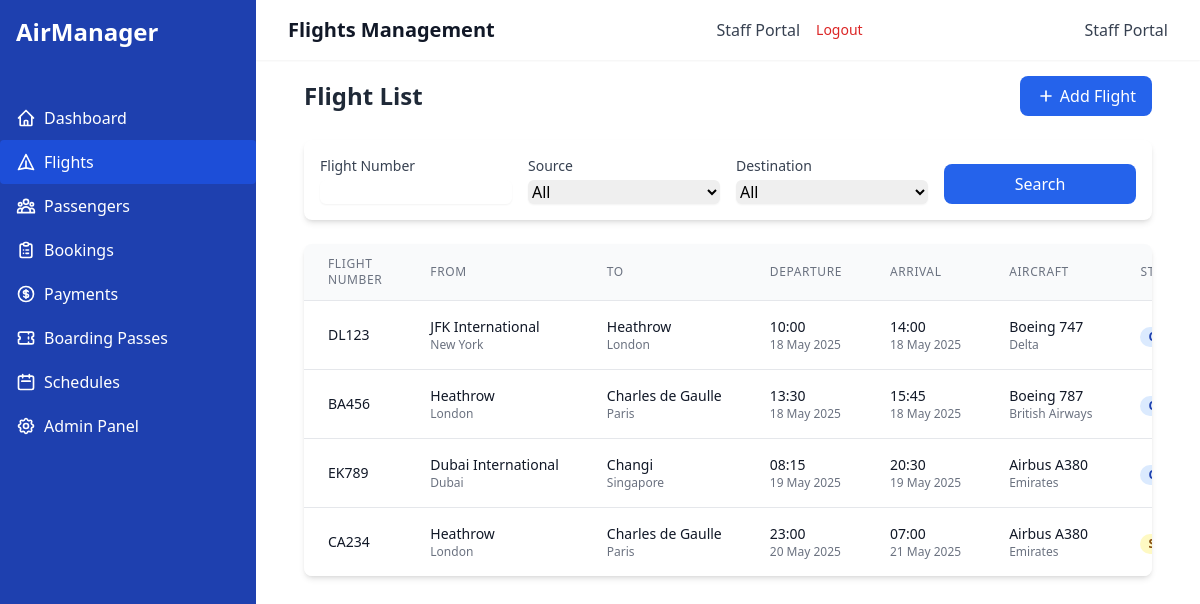
The page /flights/ (signed in) on the database its author committed.
### airline_app/models.py (models this page shows, shortened)
class Flight(models.Model):
    flight_id = models.AutoField(primary_key=True)
    flight_number = models.CharField(max_length=10, unique=True)
    departure_time = models.DateTimeField()
    arrival_time = models.DateTimeField()
    source_airport = models.ForeignKey(Airport, on_delete=models.CASCADE, related_name='departing_flights')
    destination_airport = models.ForeignKey(Airport, on_delete=models.CASCADE, related_name='arriving_flights')
    aircraft = models.ForeignKey(Aircraft, on_delete=models.CASCADE, related_name='flights')
    crew = models.ManyToManyField(CrewMember, related_name='flights')

class Airport(models.Model):
    airport_id = models.AutoField(primary_key=True)
    airport_name = models.CharField(max_length=100)
    location = models.CharField(max_length=100)
    country = models.CharField(max_length=50)

class Aircraft(models.Model):
    aircraft_id = models.AutoField(primary_key=True)
    model = models.CharField(max_length=50)
    capacity = models.PositiveIntegerField()
    manufacturer = models.CharField(max_length=100)
    airline = models.CharField(max_length=100)

### airline_app/views.py (the view)
# urls.py: path('flights/', views.FlightListView.as_view(), name='flight-list'),
class FlightListView(LoginRequiredMixin, ListView):
    model = Flight
    template_name = 'airline_app/flight_list.html'
    context_object_name = 'flights'
    paginate_by = 10
    def get_queryset(self):
        queryset = Flight.objects.all()
        flight_number = self.request.GET.get('flight_number', '')
        if flight_number:
            queryset = queryset.filter(flight_number__icontains=flight_number)
        source = self.request.GET.get('source', '')
        if source:
            queryset = queryset.filter(source_airport_id=source)
        destination = self.request.GET.get('destination', '')
        if destination:
            queryset = queryset.filter(destination_airport_id=destination)
        return queryset
    def get_context_data(self, **kwargs):
        context = super().get_context_data(**kwargs)
        context['now'] = timezone.now()
        context['airports'] = Airport.objects.all()
        return context

### airline_app/templates/airline_app/flight_list.html (shortened to what this page needs)
{% extends 'airline_app/base.html' %}
{% block header %}Flights Management{% endblock %}
{% block content %}
<div class="mb-6 flex justify-between items-center">
    <h2 class="text-2xl font-bold text-gray-800">Flight List</h2>
    <a href="{% url 'flight-create' %}" class="bg-blue-600 hover:bg-blue-700 text-white font-medium py-2 px-4 rounded-lg flex items-center transition-colors">
        <svg class="w-5 h-5 mr-1" fill="none" stroke="currentColor" viewBox="0 0 24 24" xmlns="http://www.w3.org/2000/svg">
            <path stroke-linecap="round" stroke-linejoin="round" stroke-width="2" d="M12 6v6m0 0v6m0-6h6m-6 0H6"></path>
        </svg>
        Add Flight
    </a>
</div>
<div class="bg-white rounded-lg shadow-md p-4 mb-6">
    <form method="get" class="grid grid-cols-1 md:grid-cols-4 gap-4">
        <div>
            <label class="block text-sm font-medium text-gray-700 mb-1">Flight Number</label>
            <input type="text" name="flight_number" value="{{ request.GET.flight_number }}" class="w-full rounded-md border-gray-300 shadow-sm focus:border-blue-500 focus:ring focus:ring-blue-500 focus:ring-opacity-50">
        </div>
        <div>
            <label class="block text-sm font-medium text-gray-700 mb-1">Source</label>
            <select name="source" class="w-full rounded-md border-gray-300 shadow-sm focus:border-blue-500 focus:ring focus:ring-blue-500 focus:ring-opacity-50">
                <option value="">All</option>
            </select>
        </div>
        <div>
            <label class="block text-sm font-medium text-gray-700 mb-1">Destination</label>
            <select name="destination" class="w-full rounded-md border-gray-300 shadow-sm focus:border-blue-500 focus:ring focus:ring-blue-500 focus:ring-opacity-50">
                <option value="">All</option>
            </select>
        </div>
        <div class="flex items-end">
            <button type="submit" class="bg-blue-600 hover:bg-blue-700 text-white font-medium py-2 px-4 rounded-lg transition-colors w-full">
                Search
            </button>
        </div>
    </form>
</div>
<div class="bg-white rounded-lg shadow-md overflow-hidden">
    <div class="overflow-x-auto">
        <table class="min-w-full divide-y divide-gray-200">
            <thead class="bg-gray-50">
                <tr>
                    <th class="px-6 py-3 text-left text-xs font-medium text-gray-500 uppercase tracking-wider">Flight Number</th>
                    <th class="px-6 py-3 text-left text-xs font-medium text-gray-500 uppercase tracking-wider">From</th>
                    <th class="px-6 py-3 text-left text-xs font-medium text-gray-500 uppercase tracking-wider">To</th>
                    <th class="px-6 py-3 text-left text-xs font-medium text-gray-500 uppercase tracking-wider">Departure</th>
                    <th class="px-6 py-3 text-left text-xs font-medium text-gray-500 uppercase tracking-wider">Arrival</th>
                    <th class="px-6 py-3 text-left text-xs font-medium text-gray-500 uppercase tracking-wider">Aircraft</th>
                    <th class="px-6 py-3 text-left text-xs font-medium text-gray-500 uppercase tracking-wider">Status</th>
                </tr>
            </thead>
            <tbody class="bg-white divide-y divide-gray-200">
                {% for flight in flights %}
                <tr class="hover:bg-gray-50 transition-colors">
                    <td class="px-6 py-4 whitespace-nowrap">
                        <div class="text-sm font-medium text-gray-900">{{ flight.flight_number }}</div>
                    </td>
                    <td class="px-6 py-4 whitespace-nowrap">
                        <div class="text-sm text-gray-900">{{ flight.source_airport.airport_name }}</div>
                        <div class="text-xs text-gray-500">{{ flight.source_airport.location }}</div>
                    </td>
                    <td class="px-6 py-4 whitespace-nowrap">
                        <div class="text-sm text-gray-900">{{ flight.destination_airport.airport_name }}</div>
                        <div class="text-xs text-gray-500">{{ flight.destination_airport.location }}</div>
                    </td>
                    <td class="px-6 py-4 whitespace-nowrap">
                        <div class="text-sm text-gray-900">{{ flight.departure_time|date:"H:i" }}</div>
                        <div class="text-xs text-gray-500">{{ flight.departure_time|date:"d M Y" }}</div>
                    </td>
                    <td class="px-6 py-4 whitespace-nowrap">
                        <div class="text-sm text-gray-900">{{ flight.arrival_time|date:"H:i" }}</div>
                        <div class="text-xs text-gray-500">{{ flight.arrival_time|date:"d M Y" }}</div>
                    </td>
                    <td class="px-6 py-4 whitespace-nowrap">
                        <div class="text-sm text-gray-900">{{ flight.aircraft.model }}</div>
                        <div class="text-xs text-gray-500">{{ flight.aircraft.airline }}</div>
                    </td>
                    <td class="px-6 py-4 whitespace-nowrap">
                        {% if flight.departure_time > now %}
                        <span class="px-2 inline-flex text-xs leading-5 font-semibold rounded-full bg-yellow-100 text-yellow-800">
                        </span>
                        {% elif flight.departure_time <= now and flight.arrival_time > now %}
                        <span class="px-2 inline-flex text-xs leading-5 font-semibold rounded-full bg-green-100 text-green-800">
                            In Progress
                        </span>
                        {% else %}
                        <span class="px-2 inline-flex text-xs leading-5 font-semibold rounded-full bg-blue-100 text-blue-800">
                        </span>
                        {% endif %}
                    </td>
                </tr>
                {% empty %}
                <tr>
                    <td colspan="8" class="px-6 py-4 text-center text-gray-500">No flights found</td>
                </tr>
                {% endfor %}
            </tbody>
        </table>
    </div>
</div>
{% endblock %}

### rows shown on the page
Flight: flight_number "DL123", source_airport.airport_name "JFK International", source_airport.location "New York", destination_airport.airport_name "Heathrow", destination_airport.location "London", departure_time "10:00", departure_time "18 May 2025", arrival_time "14:00", arrival_time "18 May 2025", aircraft.model "Boeing 747", aircraft.airline "Delta"
Flight: flight_number "BA456", source_airport.airport_name "Heathrow", source_airport.location "London", destination_airport.airport_name "Charles de Gaulle", destination_airport.location "Paris", departure_time "13:30", departure_time "18 May 2025", arrival_time "15:45", arrival_time "18 May 2025", aircraft.model "Boeing 787", aircraft.airline "British Airways"
Flight: flight_number "EK789", source_airport.airport_name "Dubai International", source_airport.location "Dubai", destination_airport.airport_name "Changi", destination_airport.location "Singapore", departure_time "08:15", departure_time "19 May 2025", arrival_time "20:30", arrival_time "19 May 2025", aircraft.model "Airbus A380", aircraft.airline "Emirates"
Flight: flight_number "CA234", source_airport.airport_name "Heathrow", source_airport.location "London", destination_airport.airport_name "Charles de Gaulle", destination_airport.location "Paris", departure_time "23:00", departure_time "20 May 2025", arrival_time "07:00", arrival_time "21 May 2025", aircraft.model "Airbus A380", aircraft.airline "Emirates"
